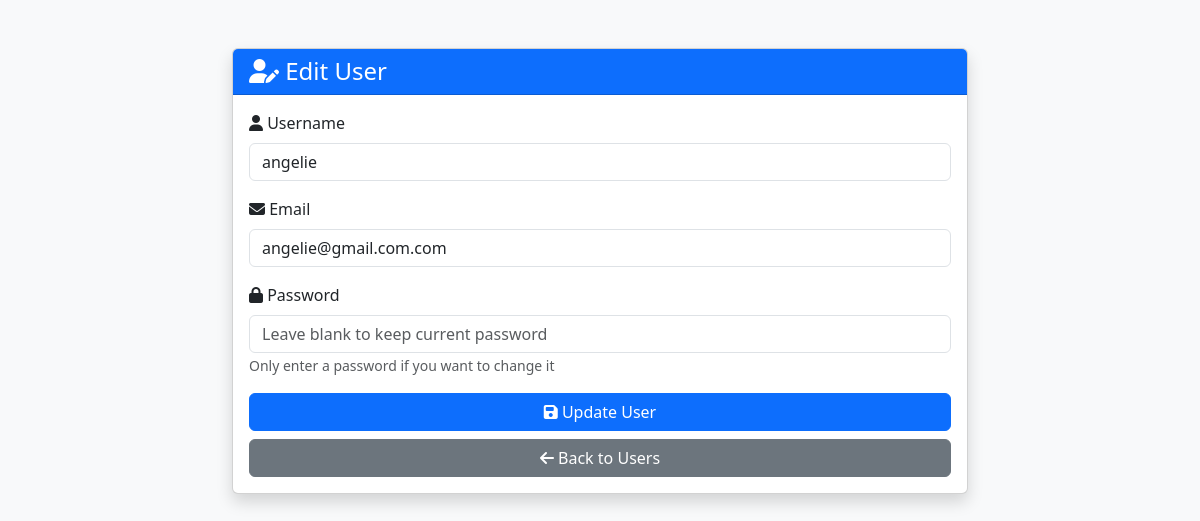
The app's page /admin_edit.php?type=user&id=2 (signed in), older data.
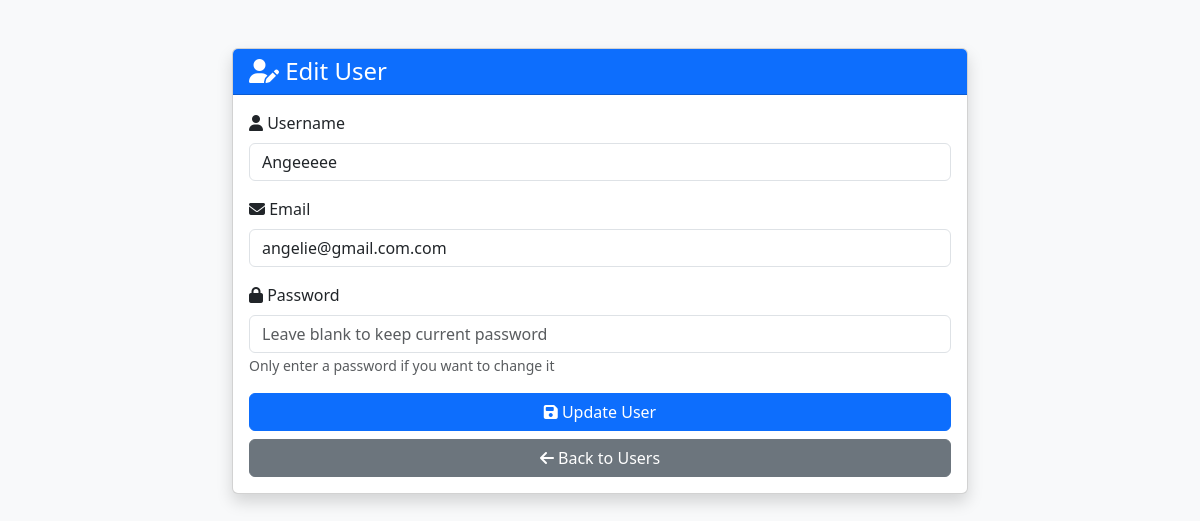
The same page, newer data.
### tables this page shows
CREATE TABLE `users` (
  `id` int(11) NOT NULL,
  `firstname` varchar(100) DEFAULT NULL,
  `middlename` varchar(100) DEFAULT NULL,
  `lastname` varchar(100) DEFAULT NULL,
  `phone_number` varchar(11) DEFAULT NULL,
  `username` varchar(50) NOT NULL,
  `password` varchar(255) NOT NULL,
  `role` varchar(20) NOT NULL DEFAULT 'client',
  `email` varchar(100) NOT NULL,
  `security_question` varchar(255) NOT NULL,
  `security_answer_hash` char(64) NOT NULL,
  `status` varchar(20) DEFAULT 'active'
);

### admin_edit.php (the view, shortened to what this page needs)
<?php
require 'config.php';
$editType = $_GET['type'] ?? 'booking';
if ($editType === 'user' && isset($_GET['id'])) {
    $userId = intval($_GET['id']);
    try {
        $stmt = $pdo->prepare("SELECT * FROM users WHERE id = ? AND role = 'client'");
        $stmt->execute([$userId]);
        $user = $stmt->fetch(PDO::FETCH_ASSOC);
    } catch (PDOException $e) {
        die("Database error: " . $e->getMessage());
    }
}
?>
<!DOCTYPE html>
<html lang="en">
<head>
  <link href="https://cdn.jsdelivr.net/npm/bootstrap@5.3.3/dist/css/bootstrap.min.css" rel="stylesheet">
  <link rel="stylesheet" href="https://cdnjs.cloudflare.com/ajax/libs/font-awesome/6.4.2/css/all.min.css">
</head>
<body class="bg-light">
<div class="container mt-5">
  <div class="row justify-content-center">
    <div class="col-md-8">
      <div class="card shadow">
        <div class="card-header bg-primary text-white">
          <h4 class="mb-0">
            <i class="fas fa-<?= $editType === 'user' ? 'user-edit' : 'edit' ?>"></i>
            <?= $editType === 'user' ? 'Edit User' : 'Edit Booking' ?>
          </h4>
        </div>
        <div class="card-body">
          <?php if ($editType === 'user' && isset($user)): ?>
            <form method="POST">
              <div class="mb-3">
                <label class="form-label"><i class="fas fa-user"></i> Username</label>
                <input type="text" name="username" class="form-control" value="<?= htmlspecialchars($user['username']) ?>" required>
              </div>
              <div class="mb-3">
                <label class="form-label"><i class="fas fa-envelope"></i> Email</label>
                <input type="email" name="email" class="form-control" value="<?= htmlspecialchars($user['email']) ?>" required>
              </div>
              <div class="mb-3">
                <label class="form-label"><i class="fas fa-lock"></i> Password</label>
                <input type="password" name="password" class="form-control" placeholder="Leave blank to keep current password">
                <small class="text-muted">Only enter a password if you want to change it</small>
              </div>
              <div class="d-grid gap-2">
                <button type="submit" class="btn btn-primary">
                  <i class="fas fa-save"></i> Update User
                </button>
                <a href="manage_user.php" class="btn btn-secondary">
                  <i class="fas fa-arrow-left"></i> Back to Users
                </a>
              </div>
            </form>
          <?php endif; ?>
        </div>
      </div>
    </div>
  </div>
</div>
</body>
</html>

Row changes from the older to the newer data that the page shows:
changed users "angelie@gmail.com.com": username "angelie" → "Angeeeee"
